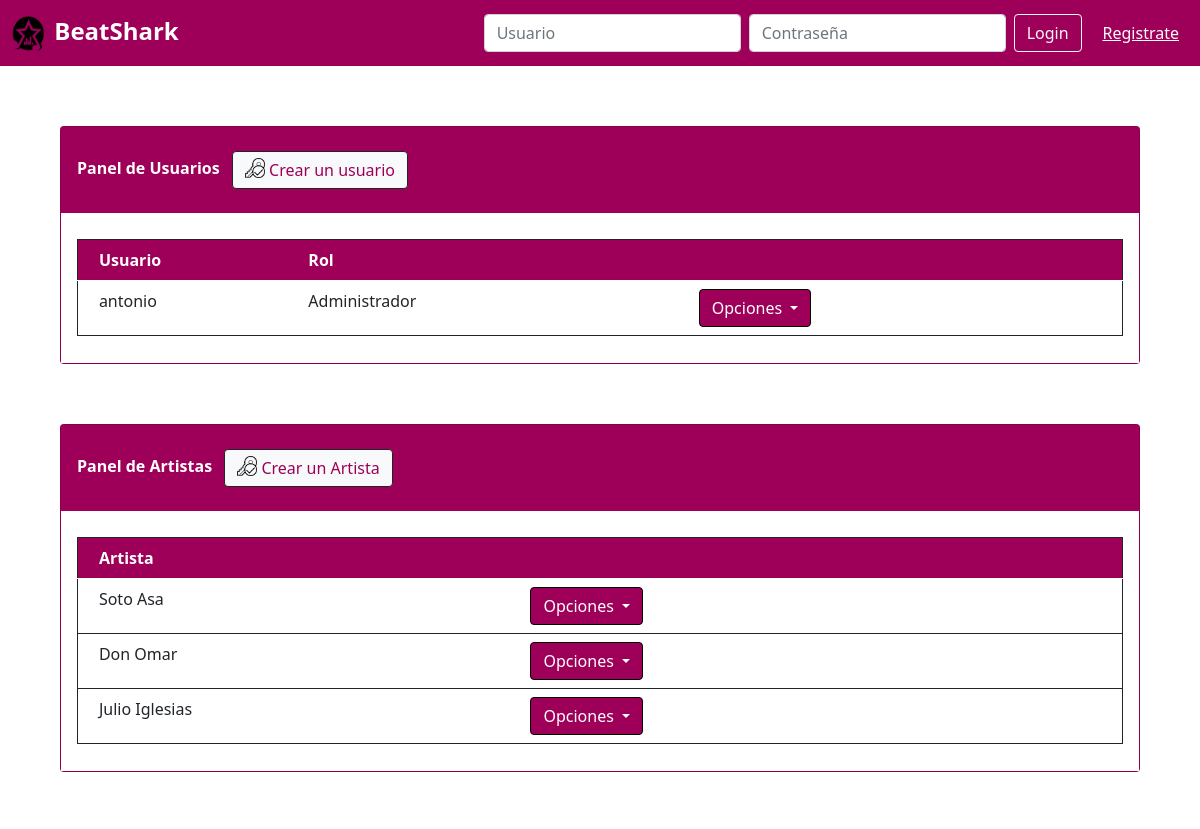
/edit/ (signed in, upper part), run on an earlier commit of the app's database.
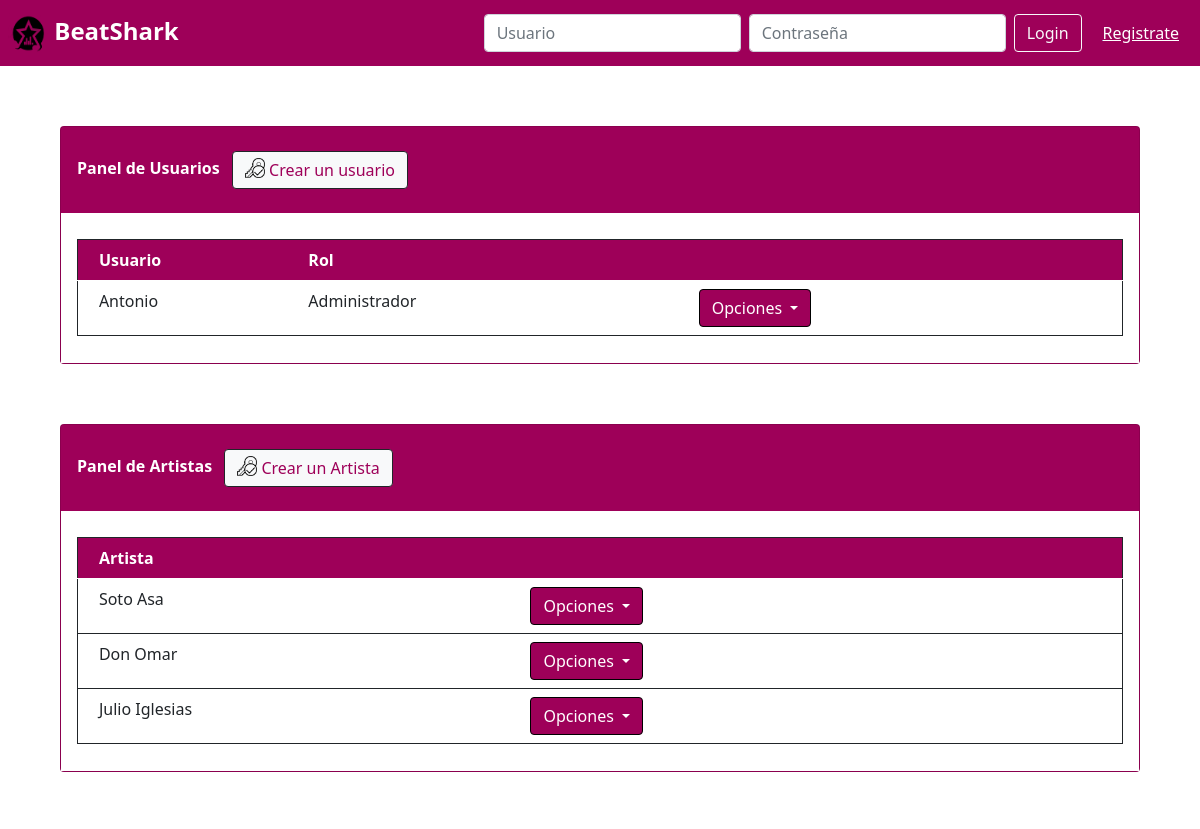
And on a later commit of the database.
### BeatSharkApp/models.py (models this page shows, shortened)
class Usuario(models.Model):
    nombre = models.CharField(max_length=50, unique=True)
    contraseña = models.CharField(max_length=256)
    email = models.EmailField(unique=True)
    rol = models.SmallIntegerField(default=1)

class Artista(models.Model):
    nombre = models.CharField(max_length=50, unique=True)
    nacionalidad = models.CharField(max_length=20)
    fechaNacimiento = models.DateField(auto_now_add=False, auto_now=False, blank=True, null=True)

### BeatSharkApp/views.py (the view, shortened to what this page needs)
# urls.py: path('edit/', views.admin, name='edit'),
def admin(request):
    if(request.GET.get('logout')):
        for key in list(request.session.keys()):
            del request.session[key]
        return HttpResponseRedirect("/")
    if (request.POST.get('deleteUser')):
        userId = request.POST.get('deleteUser')
        Usuario.objects.filter(id=userId).delete()
        return HttpResponseRedirect("/edit")
    if (request.POST.get('deleteGenero')):
        generoId = request.POST.get('deleteGenero')
        Genero.objects.filter(id=generoId).delete()
        return HttpResponseRedirect("/edit")
    if (request.POST.get('deleteArtist')):
        artistId = request.POST.get('deleteArtist')
        artista = Artista.objects.get(id=artistId)
        Cancion.objects.filter(artista=artista).delete()
        Artista.objects.filter(id=artistId).delete()
        return HttpResponseRedirect("/edit")
    if (request.POST.get('deleteCancion')):
        canciontId = request.POST.get('deleteCancion')
        Cancion.objects.filter(id=canciontId).delete()
        return HttpResponseRedirect("/edit")
    if (request.POST.get('deleteAlbum')):
        albumtId = request.POST.get('deleteAlbum')
        Album.objects.filter(id=albumtId).delete()
        return HttpResponseRedirect("/edit")
    canciones = Cancion.objects.all()
    usuarios = Usuario.objects.all()
    artistas = Artista.objects.all()
    albumes = Album.objects.all()
    generos = Genero.objects.all()
    return render(request, 'social/admin.html', {'canciones': canciones, 'artistas': artistas,
     'albumes': albumes, 'usuarios': usuarios, 'generos': generos})

### BeatSharkApp/templates/social/admin.html (shortened to what this page needs)
<!doctype html>
<html lang="en">
<head>
  <link href="https://cdn.jsdelivr.net/npm/bootstrap@5.0.0-beta1/dist/css/bootstrap.min.css" rel="stylesheet"
>
</head>
<body>
  {% include "social/navbar.html" %}
  {% if request.session.rol == 2 or request.session.rol == 3%}
  {% if request.session.rol == 2 %}
  <div class="card" style="margin: 5%; color: white; background-color: #9e0059; font-weight: bold;">
    <div class="card-body">
      Panel de Usuarios
      <a class="btn btn-light m-2 border border-dark" style="color: #9e0059;"
                    href="add/?Usuario=yes">
                    <img src="../../static/permission-icon-3.jpg" alt="" width="20" height="20"
                      class="d-inline-block align-top">
                    Crear un usuario
        </a>
    </div>
    <div class="card-body" style="background-color: white; color: black; font-weight: lighter;">
      <table class="table col border border-dark" style="margin-top: 1%; margin-bottom: 1%;">
        <thead class="thead-dark">
          <tr style="color: white; background-color:  #9e0059;">
            <th scope="col" style="padding-left: 2%;">Usuario</th>
            <th scope="col">Rol</th>
            <th scope="col"></th>
          </tr>
        </thead>
        <tbody>
          {% for usuario in usuarios %}
          <tr>
            <td style="padding-left: 2%;">{{usuario.nombre}}</td>
            <td>
              {% if usuario.rol == 1 %}
              Cliente
              {% elif usuario.rol == 2%}
              Administrador
              {% else %}
              Discografica
              {% endif %}
            </td>
            <td>
              <div class="btn-group me-2" role="group">
                <button id="btnGroupDrop1" type="button" class="btn btn-light dropdown-toggle" data-toggle="dropdown"
                  aria-haspopup="true" aria-expanded="false"
                  style="border-color: black; background-color: #9e0059; color: white;">
                  Opciones
                </button>
              </div>
            </td>
          </tr>
          {% endfor %}
          </table>
    </div>
  </div>
  {% endif %}
  <div class="card" style="margin: 5%; color: white; background-color: #9e0059; font-weight: bold;">
    <div class="card-body">
      Panel de Artistas
      <a class="btn btn-light m-2 border border-dark" style="color: #9e0059;"
                    href="add/?Artista=yes">
                    <img src="../../static/permission-icon-3.jpg" alt="" width="20" height="20"
                      class="d-inline-block align-top">
                    Crear un Artista
        </a>
    </div>
    <div class="card-body" style="background-color: white; color: black; font-weight: lighter;">
      <table class="table col border border-dark" style="margin-top: 1%; margin-bottom: 1%;">
        <thead class="thead-dark">
          <tr style="color: white; background-color:  #9e0059;">
            <th scope="col" style="padding-left: 2%;">Artista</th>
            <th scope="col"></th>
          </tr>
        </thead>
        <tbody>
          {% for artista in artistas %}
          <tr>
            <td style="padding-left: 2%;">{{artista.nombre}}</td>
            <td>
              <div class="btn-group me-2" role="group">
                <button id="btnGroupDrop1" type="button" class="btn btn-light dropdown-toggle" data-toggle="dropdown"
                  aria-haspopup="true" aria-expanded="false"
                  style="border-color: black; background-color: #9e0059; color: white;">
                  Opciones
                </button>
              </div>
            </td>
          </tr>
          {% endfor %}
          </table>
    </div>
  </div>
  {% else %}
  <div class="card">
    <div class="card-body">
      Donde vas listill@? no estas autorizado.
    </div>
  </div>
  {% endif %}
</body>
</html>

What changed in the data, as far as the page shows it:
removed Usuario: nombre "antonio", rol "Administrador"
added Usuario: nombre "Antonio", rol "Administrador"
